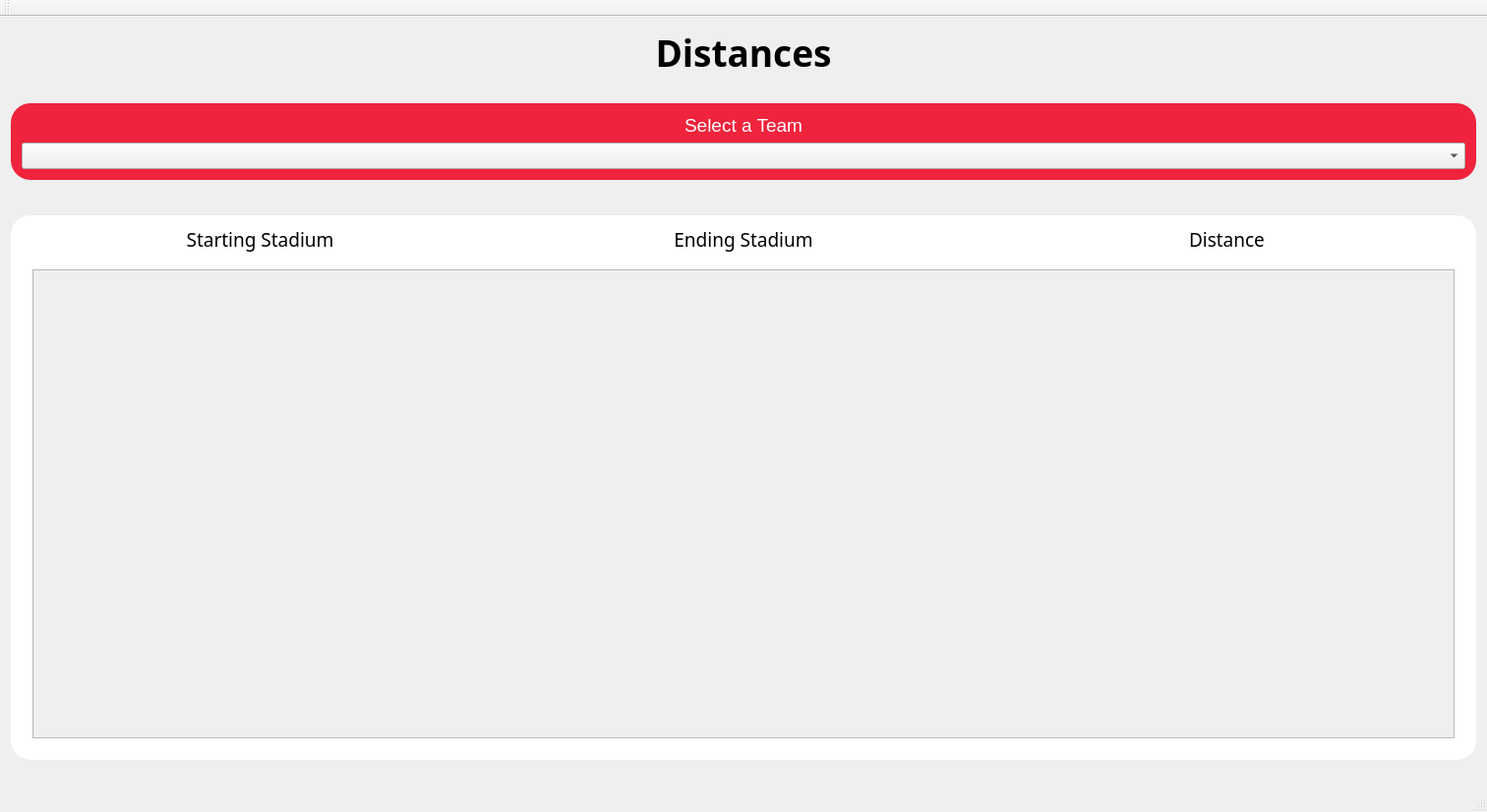
<?xml version="1.0" encoding="UTF-8"?>
<ui version="4.0">
 <class>DisplayDistancesClass</class>
 <widget class="QMainWindow" name="DisplayDistancesClass">
  <property name="geometry">
   <rect>
    <x>0</x>
    <y>0</y>
    <width>1512</width>
    <height>826</height>
   </rect>
  </property>
  <property name="windowTitle">
   <string>DisplayDistances</string>
  </property>
  <widget class="QWidget" name="centralWidget">
   <layout class="QVBoxLayout" name="verticalLayout_4">
    <item>
     <widget class="QLabel" name="souvenirTitle">
      <property name="font">
       <font>
        <family>Yu Gothic</family>
        <pointsize>28</pointsize>
        <bold>true</bold>
       </font>
      </property>
      <property name="text">
       <string>Distances</string>
      </property>
      <property name="alignment">
       <set>Qt::AlignCenter</set>
      </property>
     </widget>
    </item>
    <item>
     <spacer name="verticalSpacer_2">
      <property name="orientation">
       <enum>Qt::Vertical</enum>
      </property>
      <property name="sizeType">
       <enum>QSizePolicy::Fixed</enum>
      </property>
      <property name="sizeHint" stdset="0">
       <size>
        <width>20</width>
        <height>20</height>
       </size>
      </property>
     </spacer>
    </item>
    <item>
     <widget class="QGroupBox" name="team_select_box_2">
      <property name="styleSheet">
       <string notr="true">QGroupBox{
	background: #EF233C;;
	border-radius: 20px;
}
</string>
      </property>
      <property name="title">
       <string/>
      </property>
      <layout class="QGridLayout" name="gridLayout_2">
       <item row="2" column="0">
        <widget class="QComboBox" name="teamSelect">
         <property name="font">
          <font>
           <family>Yu Gothic UI</family>
           <pointsize>12</pointsize>
          </font>
         </property>
        </widget>
       </item>
       <item row="1" column="0">
        <widget class="QLabel" name="selectATeam">
         <property name="font">
          <font>
           <family>Yu Gothic UI</family>
           <pointsize>14</pointsize>
          </font>
         </property>
         <property name="styleSheet">
          <string notr="true">color: white;</string>
         </property>
         <property name="text">
          <string>Select a Team</string>
         </property>
         <property name="alignment">
          <set>Qt::AlignCenter</set>
         </property>
        </widget>
       </item>
      </layout>
     </widget>
    </item>
    <item>
     <spacer name="verticalSpacer">
      <property name="orientation">
       <enum>Qt::Vertical</enum>
      </property>
      <property name="sizeType">
       <enum>QSizePolicy::Fixed</enum>
      </property>
      <property name="sizeHint" stdset="0">
       <size>
        <width>20</width>
        <height>30</height>
       </size>
      </property>
     </spacer>
    </item>
    <item>
     <widget class="QGroupBox" name="souvenirLayout">
      <property name="styleSheet">
       <string notr="true">QGroupBox{
	background: white;
	border-radius: 20px;
}
</string>
      </property>
      <property name="title">
       <string/>
      </property>
      <layout class="QGridLayout" name="gridLayout">
       <item row="0" column="0">
        <layout class="QHBoxLayout" name="horizontalLayout">
         <item>
          <widget class="QLabel" name="itemLabel">
           <property name="font">
            <font>
             <family>Yu Gothic Medium</family>
             <pointsize>14</pointsize>
            </font>
           </property>
           <property name="text">
            <string>Starting Stadium</string>
           </property>
           <property name="alignment">
            <set>Qt::AlignCenter</set>
           </property>
          </widget>
         </item>
         <item>
          <widget class="QLabel" name="priceLabel">
           <property name="font">
            <font>
             <family>Yu Gothic Medium</family>
             <pointsize>14</pointsize>
            </font>
           </property>
           <property name="text">
            <string>Ending Stadium</string>
           </property>
           <property name="alignment">
            <set>Qt::AlignCenter</set>
           </property>
          </widget>
         </item>
         <item>
          <widget class="QLabel" name="label">
           <property name="font">
            <font>
             <family>Yu Gothic Medium</family>
             <pointsize>14</pointsize>
            </font>
           </property>
           <property name="text">
            <string>Distance</string>
           </property>
           <property name="alignment">
            <set>Qt::AlignCenter</set>
           </property>
          </widget>
         </item>
        </layout>
       </item>
       <item row="1" column="0">
        <widget class="QGroupBox" name="groupBox">
         <property name="title">
          <string/>
         </property>
         <layout class="QVBoxLayout" name="verticalLayout">
          <item>
           <widget class="QScrollArea" name="scrollArea">
            <property name="widgetResizable">
             <bool>true</bool>
            </property>
            <widget class="QWidget" name="scrollAreaWidgetContents">
             <property name="geometry">
              <rect>
               <x>0</x>
               <y>0</y>
               <width>1456</width>
               <height>447</height>
              </rect>
             </property>
             <layout class="QVBoxLayout" name="verticalLayout_3">
              <item>
               <layout class="QVBoxLayout" name="verticalLayout_2"/>
              </item>
             </layout>
            </widget>
           </widget>
          </item>
         </layout>
        </widget>
       </item>
      </layout>
     </widget>
    </item>
    <item>
     <spacer name="verticalSpacer_3">
      <property name="orientation">
       <enum>Qt::Vertical</enum>
      </property>
      <property name="sizeType">
       <enum>QSizePolicy::Fixed</enum>
      </property>
      <property name="sizeHint" stdset="0">
       <size>
        <width>20</width>
        <height>20</height>
       </size>
      </property>
     </spacer>
    </item>
   </layout>
  </widget>
  <widget class="QMenuBar" name="menuBar">
   <property name="geometry">
    <rect>
     <x>0</x>
     <y>0</y>
     <width>1512</width>
     <height>22</height>
    </rect>
   </property>
  </widget>
  <widget class="QToolBar" name="mainToolBar">
   <attribute name="toolBarArea">
    <enum>TopToolBarArea</enum>
   </attribute>
   <attribute name="toolBarBreak">
    <bool>false</bool>
   </attribute>
  </widget>
  <widget class="QStatusBar" name="statusBar"/>
 </widget>
 <layoutdefault spacing="6" margin="11"/>
 <resources/>
 <connections/>
</ui>
